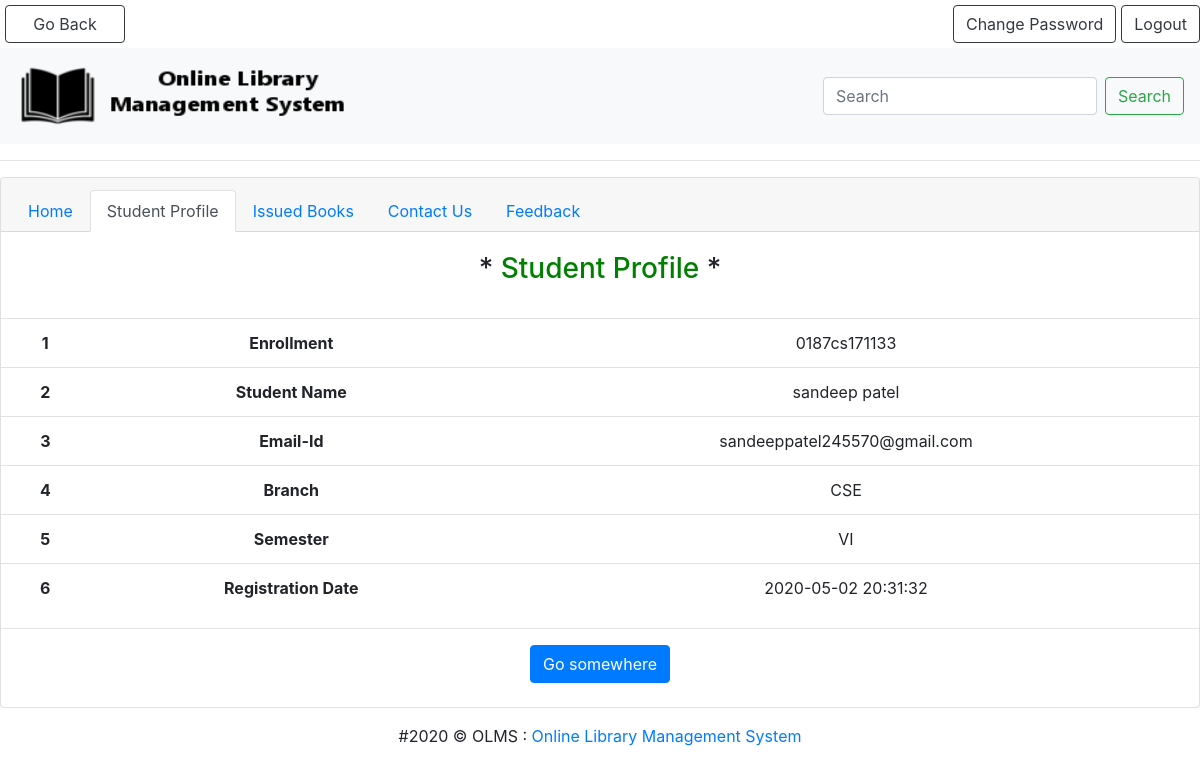
/student_profile.php (signed in), run on the app's committed database.
### tables this page shows
CREATE TABLE `tbl_student` (
  `StudentId` varchar(12) NOT NULL,
  `FullName` varchar(100) DEFAULT NULL,
  `Branch` varchar(5) NOT NULL,
  `Semester` varchar(5) NOT NULL,
  `Gender` varchar(1) NOT NULL,
  `EmailId` varchar(100) DEFAULT NULL,
  `MobileNumber` varchar(12) DEFAULT NULL,
  `Password` varchar(100) DEFAULT NULL,
  `Status` int(1) DEFAULT NULL,
  `RegDate` timestamp NULL DEFAULT CURRENT_TIMESTAMP,
  `UpdateDate` timestamp NULL DEFAULT NULL ON UPDATE CURRENT_TIMESTAMP
);

### student_profile.php (the view, shortened to what this page needs)
<!DOCTYPE html>
<html>
<head>
	<link rel="stylesheet" type="text/css" href="css/bootstrap.min.css">
</head>
<body>
<div>
 	<?php
    	include('includes/header.php');
    ?>
</div>
<hr>
<div>
<div class="card text-center">
  <div class="card-header">
    <ul class="nav nav-tabs card-header-tabs">
      <li class="nav-item">
        <a class="nav-link" href="dashboard.php">Home</a>
      </li>
      <li class="nav-item">
        <a class="nav-link active" href="#">Student Profile</a>
      </li>
      <li class="nav-item">
        <a class="nav-link" href="issued_books.php">Issued Books</a>
      </li>
      <li class="nav-item">
        <a class="nav-link" href="contact.php">Contact Us</a>
      </li>
      <li class="nav-item">
        <a class="nav-link" href="feedback.php">Feedback</a>
      </li>
    </ul>
  </div>
  <div class="card-body">
    <h3 class="card-title">*<font color="green"> Student Profile </font>*</h3>
  </div>
    <div class="table-responsive">
    <table class="table">
  <tbody>
    <?php
    include 'includes/connection.php';
        $uname=$_SESSION['uname'];
                        $query=mysqli_query($con,"SELECT * from  tbl_student where StudentId='$uname' AND Status=1");
                        while($row=mysqli_fetch_array($query))
                        {
                        ?>
    <tr>
      <th scope="row">1</th>
      <th scope="row">Enrollment</th>
      <td><?php echo htmlentities($row['StudentId']);?></td>
    </tr>
    <tr>
      <th scope="row">2</th>
      <th scope="row">Student Name</th>
      <td><?php echo htmlentities($row['FullName']);?></td>
    </tr>
    <tr>
      <th scope="row">3</th>
      <th scope="row">Email-Id</th>
      <td><?php echo htmlentities($row['EmailId']);?></td>
    </tr>
     <tr>
      <th scope="row">4</th>
      <th scope="row">Branch</th>
      <td><?php echo htmlentities($row['Branch']);?></td>
    </tr>
     <tr>
      <th scope="row">5</th>
      <th scope="row">Semester</th>
      <td><?php echo htmlentities($row['Semester']);?></td>
    </tr>
    <tr>
      <th scope="row">6</th>
      <th scope="row">Registration Date</th>
      <td><?php echo htmlentities($row['RegDate']);?></td>
    </tr>
    <?php               } ?>
  </tbody>
</table>
<hr />
    <a href="" class="btn btn-primary">Go somewhere</a>
  </div><br>
</div>
</div>
<div>
 	<?php
    	include('includes/footer.php');
    ?>
</div>
</body>
</html>

### data on the page
tbl_student: StudentId "0187cs171133", FullName "sandeep patel", EmailId "sandeeppatel245570@gmail.com", Branch "CSE", Semester "VI", RegDate "2020-05-02 20:31:32"
